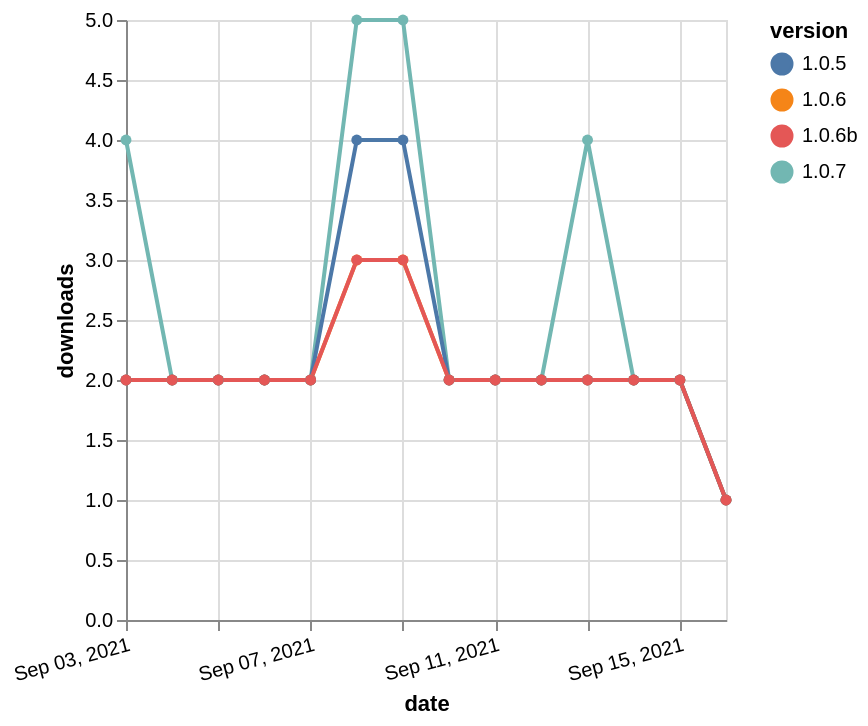

Express this chart as Vega-Lite.
### Vega-Lite specification from a JSON file in a GitHub repository (floating-point values rounded to 4 significant figures)
{"$schema": "https://vega.github.io/schema/vega-lite/v5.json", "description": "A simple bar chart with embedded data.", "data": {"values": [{"date": "2021-09-03", "total": 2168, "delta": 4, "version": "1.0.7"}, {"date": "2021-09-04", "total": 2170, "delta": 2, "version": "1.0.7"}, {"date": "2021-09-05", "total": 2172, "delta": 2, "version": "1.0.7"}, {"date": "2021-09-06", "total": 2174, "delta": 2, "version": "1.0.7"}, {"date": "2021-09-07", "total": 2176, "delta": 2, "version": "1.0.7"}, {"date": "2021-09-08", "total": 2181, "delta": 5, "version": "1.0.7"}, {"date": "2021-09-09", "total": 2186, "delta": 5, "version": "1.0.7"}, {"date": "2021-09-10", "total": 2188, "delta": 2, "version": "1.0.7"}, {"date": "2021-09-11", "total": 2190, "delta": 2, "version": "1.0.7"}, {"date": "2021-09-12", "total": 2192, "delta": 2, "version": "1.0.7"}, {"date": "2021-09-13", "total": 2196, "delta": 4, "version": "1.0.7"}, {"date": "2021-09-14", "total": 2198, "delta": 2, "version": "1.0.7"}, {"date": "2021-09-15", "total": 2200, "delta": 2, "version": "1.0.7"}, {"date": "2021-09-16", "total": 2201, "delta": 1, "version": "1.0.7"}, {"date": "2021-09-03", "total": 2159, "delta": 2, "version": "1.0.6"}, {"date": "2021-09-04", "total": 2161, "delta": 2, "version": "1.0.6"}, {"date": "2021-09-05", "total": 2163, "delta": 2, "version": "1.0.6"}, {"date": "2021-09-06", "total": 2165, "delta": 2, "version": "1.0.6"}, {"date": "2021-09-07", "total": 2167, "delta": 2, "version": "1.0.6"}, {"date": "2021-09-08", "total": 2170, "delta": 3, "version": "1.0.6"}, {"date": "2021-09-09", "total": 2173, "delta": 3, "version": "1.0.6"}, {"date": "2021-09-10", "total": 2175, "delta": 2, "version": "1.0.6"}, {"date": "2021-09-11", "total": 2177, "delta": 2, "version": "1.0.6"}, {"date": "2021-09-12", "total": 2179, "delta": 2, "version": "1.0.6"}, {"date": "2021-09-13", "total": 2181, "delta": 2, "version": "1.0.6"}, {"date": "2021-09-14", "total": 2183, "delta": 2, "version": "1.0.6"}, {"date": "2021-09-15", "total": 2185, "delta": 2, "version": "1.0.6"}, {"date": "2021-09-16", "total": 2186, "delta": 1, "version": "1.0.6"}, {"date": "2021-09-03", "total": 2387, "delta": 2, "version": "1.0.5"}, {"date": "2021-09-04", "total": 2389, "delta": 2, "version": "1.0.5"}, {"date": "2021-09-05", "total": 2391, "delta": 2, "version": "1.0.5"}, {"date": "2021-09-06", "total": 2393, "delta": 2, "version": "1.0.5"}, {"date": "2021-09-07", "total": 2395, "delta": 2, "version": "1.0.5"}, {"date": "2021-09-08", "total": 2399, "delta": 4, "version": "1.0.5"}, {"date": "2021-09-09", "total": 2403, "delta": 4, "version": "1.0.5"}, {"date": "2021-09-10", "total": 2405, "delta": 2, "version": "1.0.5"}, {"date": "2021-09-11", "total": 2407, "delta": 2, "version": "1.0.5"}, {"date": "2021-09-12", "total": 2409, "delta": 2, "version": "1.0.5"}, {"date": "2021-09-13", "total": 2411, "delta": 2, "version": "1.0.5"}, {"date": "2021-09-14", "total": 2413, "delta": 2, "version": "1.0.5"}, {"date": "2021-09-15", "total": 2415, "delta": 2, "version": "1.0.5"}, {"date": "2021-09-16", "total": 2416, "delta": 1, "version": "1.0.5"}, {"date": "2021-09-03", "total": 2006, "delta": 2, "version": "1.0.6b"}, {"date": "2021-09-04", "total": 2008, "delta": 2, "version": "1.0.6b"}, {"date": "2021-09-05", "total": 2010, "delta": 2, "version": "1.0.6b"}, {"date": "2021-09-06", "total": 2012, "delta": 2, "version": "1.0.6b"}, {"date": "2021-09-07", "total": 2014, "delta": 2, "version": "1.0.6b"}, {"date": "2021-09-08", "total": 2017, "delta": 3, "version": "1.0.6b"}, {"date": "2021-09-09", "total": 2020, "delta": 3, "version": "1.0.6b"}, {"date": "2021-09-10", "total": 2022, "delta": 2, "version": "1.0.6b"}, {"date": "2021-09-11", "total": 2024, "delta": 2, "version": "1.0.6b"}, {"date": "2021-09-12", "total": 2026, "delta": 2, "version": "1.0.6b"}, {"date": "2021-09-13", "total": 2028, "delta": 2, "version": "1.0.6b"}, {"date": "2021-09-14", "total": 2030, "delta": 2, "version": "1.0.6b"}, {"date": "2021-09-15", "total": 2032, "delta": 2, "version": "1.0.6b"}, {"date": "2021-09-16", "total": 2033, "delta": 1, "version": "1.0.6b"}]}, "width": "container", "mark": {"type": "line", "point": {"filled": true}}, "encoding": {"x": {"field": "date", "type": "temporal", "timeUnit": "yearmonthdate", "title": "date", "axis": {"labelAngle": -15}}, "y": {"field": "delta", "type": "quantitative", "title": "downloads"}, "color": {"field": "version", "type": "nominal"}, "tooltip": {"field": "delta"}}}
